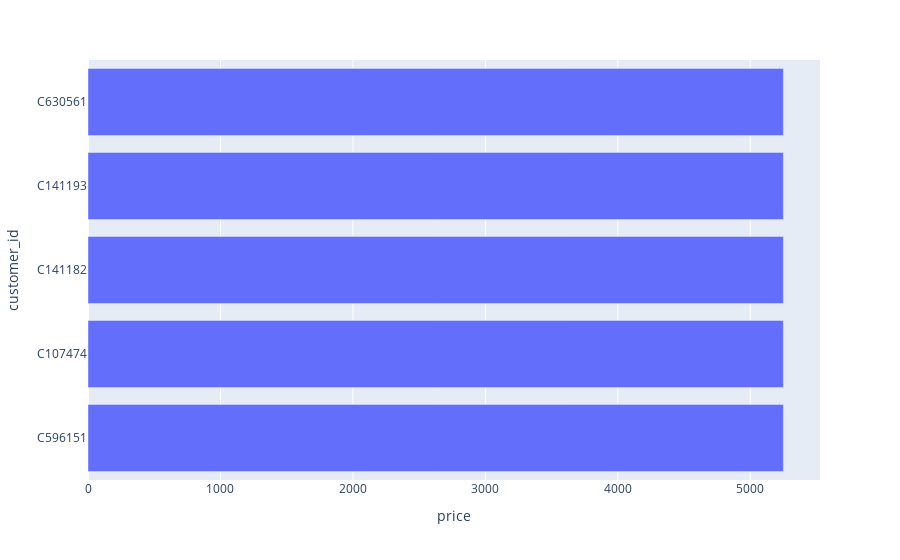

Notebook source saved alongside this figure:
### Code cell
purchases_by_customer = dff.groupby('customer_id')['price'].sum().reset_index()#Müşterinin ürün için satın alma tutarı
purchases_by_customer = purchases_by_customer.sort_values('price', ascending=False)#Satış fiyatına göre ürünleri sıralama
top_customers = purchases_by_customer.head(5)#en fazla satın alma yapan 5 müşteri
fig = px.bar(top_customers , x='price', y='customer_id', orientation='h')# Yatay çubuk grafiğini oluşturma
fig.show()#yatay çubuk grafiği gösterme

### Figure 1 — Plotly figure (JSON) as saved in the notebook; plotly's stock layout.template omitted (floating-point values rounded to 4 significant figures)
{"data": [{"alignmentgroup": "True", "hovertemplate": "price=%{x}<br>customer_id=%{y}<extra></extra>", "legendgroup": "", "marker": {"color": "#636efa", "pattern": {"shape": ""}}, "name": "", "offsetgroup": "", "orientation": "h", "showlegend": false, "textposition": "auto", "type": "bar", "x": [5250, 5250, 5250, 5250, 5250], "xaxis": "x", "y": ["C596151", "C107474", "C141182", "C141193", "C630561"], "yaxis": "y"}], "layout": {"autosize": true, "barmode": "relative", "legend": {"tracegroupgap": 0}, "margin": {"t": 60}, "xaxis": {"anchor": "y", "autorange": true, "domain": [0, 1], "range": [0, 5526.0], "title": {"text": "price"}, "type": "linear"}, "yaxis": {"anchor": "x", "autorange": true, "domain": [0, 1], "range": [-0.5, 4.5], "title": {"text": "customer_id"}, "type": "category"}}}
